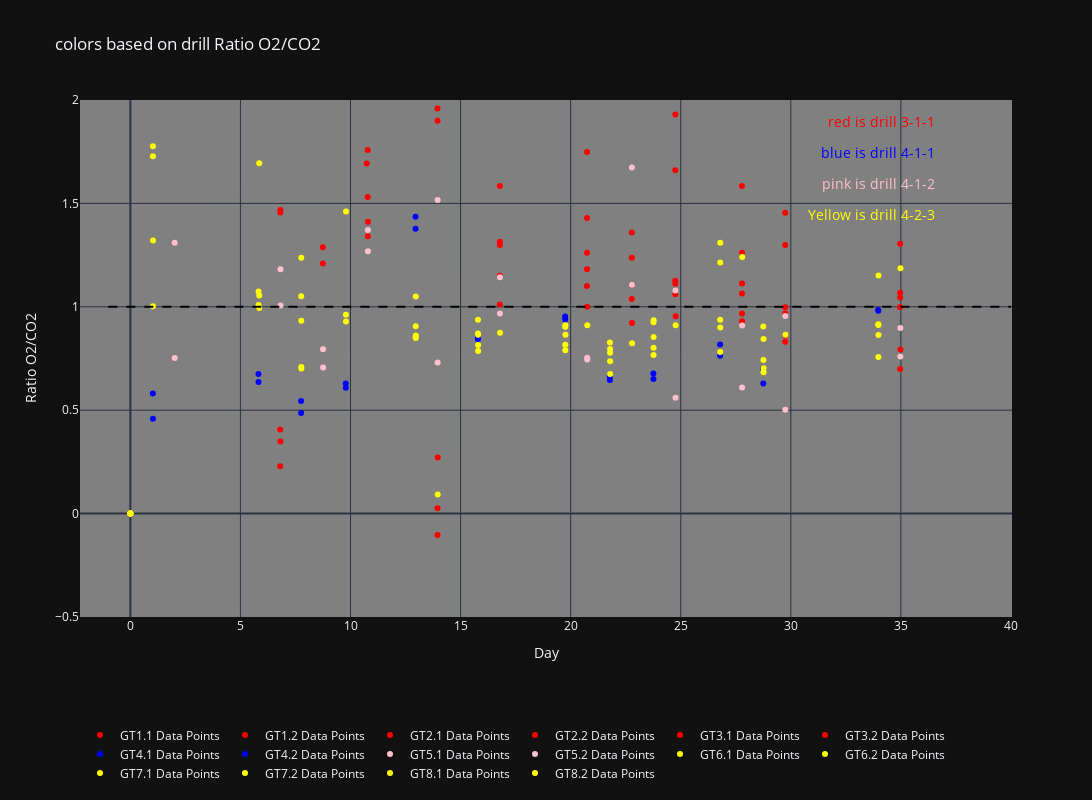

Source (notebook cell):
### Code cell
# sample_list_drilling_3_1_1 = ["GT1.1", "GT1.2", "GT2.1", "GT2.2", "GT3.1", "GT3.2"]
# sample_list_drilling_4_1_1 = ["GT4.1", "GT4.2"]
# sample_list_drilling_4_1_2 = ["GT5.1", "GT5.2"]
# sample_list_drilling_4_2_3 = ["GT6.1", "GT6.2", "GT7.1", "GT7.2", "GT8.1", "GT8.2"]

import plotly.graph_objects as go

# Define the line styles
line_styles = ['solid', 'dash', 'dot', 'dashdot', 'longdash', 'longdashdot', 'dot', 'dash']

# Create the figure
fig = go.Figure()

# Modify the layout with the desired figure size
fig.update_layout(
    width=15*80,  # 80 pixels per unit width
    height=10*80,  # 80 pixels per unit height
)


# Iterate over sample_list_drilling_3_1_1
for i, sheet_name in enumerate(sample_list_drilling_3_1_1):
    df = dict_data_frames[sheet_name]

    # Drop the rows where 'CumulativeColumn' is NaN
    df_dropped = df.dropna(subset=['Ratio O2/CO2'])

    # Add the line trace
    # fig.add_trace(go.Scatter(
    #     x=df_dropped['Day'],
    #     y=df_dropped['Ratio O2/CO2'],
    #     mode='lines',
    #     name=sheet_name,
    #     line=dict(color='red', dash=line_styles[i])
    # ))

    # Add the scatter trace
    fig.add_trace(go.Scatter(
        x=df_dropped['Day'],
        y=df_dropped['Ratio O2/CO2'],
        mode='markers',
        name=f'{sheet_name} Data Points',
        marker=dict(color='red')
    ))

# Iterate over sample_list_drilling_4_1_1
for i, sheet_name in enumerate(sample_list_drilling_4_1_1):
    df = dict_data_frames[sheet_name]

    # Drop the rows where 'CumulativeColumn' is NaN
    df_dropped = df.dropna(subset=['Ratio O2/CO2'])

    # Add the line trace
    # fig.add_trace(go.Scatter(
    #     x=df_dropped['Day'],
    #     y=df_dropped['Ratio O2/CO2'],
    #     mode='lines',
    #     name=sheet_name,
    #     line=dict(color='blue', dash=line_styles[i])
    # ))

    # Add the scatter trace
    fig.add_trace(go.Scatter(
        x=df_dropped['Day'],
        y=df_dropped['Ratio O2/CO2'],
        mode='markers',
        name=f'{sheet_name} Data Points',
        marker=dict(color='blue')
    ))

# Iterate over sample_list_drilling_4_1_2
for i, sheet_name in enumerate(sample_list_drilling_4_1_2):
    df = dict_data_frames[sheet_name]

    # Drop the rows where 'CumulativeColumn' is NaN
    df_dropped = df.dropna(subset=['Ratio O2/CO2'])

    # Add the line trace
    # fig.add_trace(go.Scatter(
    #     x=df_dropped['Day'],
    #     y=df_dropped['Ratio O2/CO2'],
    #     mode='lines',
    #     name=sheet_name,
    #     line=dict(color='pink', dash=line_styles[i])
    # ))

    # Add the scatter trace
    fig.add_trace(go.Scatter(
        x=df_dropped['Day'],
        y=df_dropped['Ratio O2/CO2'],
        mode='markers',
        name=f'{sheet_name} Data Points',
        marker=dict(color='pink')
    ))

# Iterate over sample_list_drilling_4_2_3
for i, sheet_name in enumerate(sample_list_drilling_4_2_3):
    df = dict_data_frames[sheet_name]

    # Drop the rows where 'CumulativeColumn' is NaN
    df_dropped = df.dropna(subset=['Ratio O2/CO2'])

    # Add the line trace
    # fig.add_trace(go.Scatter(
    #     x=df_dropped['Day'],
    #     y=df_dropped['Ratio O2/CO2'],
    #     mode='lines',
    #     name=sheet_name,
    #     line=dict(color='yellow', dash=line_styles[i])
    # ))

    # Add the scatter trace
    fig.add_trace(go.Scatter(
        x=df_dropped['Day'],
        y=df_dropped['Ratio O2/CO2'],
        mode='markers',
        name=f'{sheet_name} Data Points',
        marker=dict(color='yellow')
    ))


# Add legend-like text annotations
fig.add_annotation(
    xref='paper',
    yref='paper',
    x=0.92,
    y=0.98,
    text='red is drill 3-1-1',
    showarrow=False,
    font=dict(size=14, color='red')
)

# Add legend-like text annotations
fig.add_annotation(
    xref='paper',
    yref='paper',
    x=0.92,
    y=0.92,
    text='blue is drill 4-1-1',
    showarrow=False,
    font=dict(size=14, color='blue')
)

# Add legend-like text annotations
fig.add_annotation(
    xref='paper',
    yref='paper',
    x=0.92,
    y=0.86,
    text='pink is drill 4-1-2',
    showarrow=False,
    font=dict(size=14, color='pink')
)

# Add legend-like text annotations
fig.add_annotation(
    xref='paper',
    yref='paper',
    x=0.92,
    y=0.8,
    text='Yellow is drill 4-2-3',
    showarrow=False,
    font=dict(size=14, color='yellow')
)

# Add a trace for y=1 line
fig.add_shape(
    type='line',
    x0=-1,  # Start the line at the minimum x-value
    y0=1,
    x1=40,  # Extend the line to the maximum x-value
    y1=1,
    line=dict(color='black', dash='dash')  # Customize the line color and style
)

# Update the layout
fig.update_layout(
    title='colors based on drill Ratio O2/CO2',
    xaxis=dict(title='Day'),
    yaxis=dict(title='Ratio O2/CO2'),
    showlegend=True,
    legend=dict(
        x=0,
        y=-0.2,
        orientation='h',
        traceorder='normal'
    ),
    plot_bgcolor='grey'  # Set the plot background color to white
)


fig.update_yaxes(range=[-0.5, 2])  # Set y-axis limits


# Show the chart
fig.show()

### Figure 1 — Plotly figure (JSON) as saved in the notebook; plotly's stock layout.template omitted (floating-point values rounded to 4 significant figures)
{"data": [{"marker": {"color": "red"}, "mode": "markers", "name": "GT1.1 Data Points", "x": [0.0, 2.0, 6.818, 8.757, 10.79, 13.96, 16.78, 20.75, 22.79, 24.77, 27.78, 29.76, 34.98], "y": [0.0, 6.808, 0.3484, 3.71, 1.411, 0.2714, 1.011, 0.9999, 0.9222, 0.9543, 0.9676, 0.8614, 0.7935], "type": "scatter"}, {"marker": {"color": "red"}, "mode": "markers", "name": "GT1.2 Data Points", "x": [0.0, 1.99, 6.806, 8.745, 10.78, 13.95, 16.78, 20.74, 22.77, 24.76, 27.78, 29.74, 34.97], "y": [0.0, 22.9, 0.407, 6.11, 1.758, 0.02603, 1.15, 1.101, 1.037, 1.112, 1.113, 0.9673, 1.045], "type": "scatter"}, {"marker": {"color": "red"}, "mode": "markers", "name": "GT2.1 Data Points", "x": [0.0, 1.991, 6.806, 8.744, 10.74, 13.95, 16.78, 20.74, 22.77, 24.75, 27.78, 29.74, 34.97], "y": [0.0, 20.38, 0.2286, 4.731, 1.693, -0.103, 1.299, 1.181, 1.107, 1.126, 1.064, 0.9978, 0.9994], "type": "scatter"}, {"marker": {"color": "red"}, "mode": "markers", "name": "GT2.2 Data Points", "x": [0.0, 1.992, 6.812, 8.744, 10.78, 13.95, 16.78, 20.74, 22.77, 24.75, 27.78, 29.74, 34.96], "y": [0.0, 7.859, 2.384, 5.447, 2.661, 1.959, 2.08, 1.749, 2.185, 1.66, 1.584, 1.454, 1.305], "type": "scatter"}, {"marker": {"color": "red"}, "mode": "markers", "name": "GT3.1 Data Points", "x": [0.0, 2.012, 6.812, 8.745, 10.78, 13.95, 16.78, 20.74, 22.78, 24.75, 27.78, 29.74, 34.97], "y": [0.0, 2.526, 1.456, 1.288, 1.531, 2.082, 1.584, 1.43, 1.359, 1.93, 1.262, 1.299, 1.068], "type": "scatter"}, {"marker": {"color": "red"}, "mode": "markers", "name": "GT3.2 Data Points", "x": [0.0, 2.013, 6.813, 8.747, 10.78, 13.95, 16.78, 20.74, 22.78, 24.76, 27.78, 29.75, 34.97], "y": [0.0, 3.434, 1.468, 1.209, 1.342, 1.9, 1.314, 1.261, 1.238, 1.061, 0.9306, 0.8315, 0.6994], "type": "scatter"}, {"marker": {"color": "blue"}, "mode": "markers", "name": "GT4.1 Data Points", "x": [0.0, 1.022, 5.819, 7.753, 9.785, 12.95, 15.78, 19.75, 21.78, 23.76, 26.78, 28.75, 33.97], "y": [0.0, 0.581, 0.6745, 0.5448, 0.6287, 1.377, 0.8534, 0.9527, 0.6608, 0.6776, 0.8172, 0.7009, 0.9811], "type": "scatter"}, {"marker": {"color": "blue"}, "mode": "markers", "name": "GT4.2 Data Points", "x": [0.0, 1.024, 5.82, 7.754, 9.785, 12.95, 15.79, 19.75, 21.78, 23.76, 26.79, 28.75, 33.97], "y": [0.0, 0.4585, 0.6365, 0.4861, 0.6083, 1.436, 0.8437, 0.9381, 0.646, 0.6513, 0.7633, 0.6294, 0.985], "type": "scatter"}, {"marker": {"color": "pink"}, "mode": "markers", "name": "GT5.1 Data Points", "x": [0.0, 2.013, 6.82, 8.754, 10.79, 13.96, 16.79, 20.75, 22.78, 24.76, 27.79, 29.75, 34.97], "y": [0.0, 1.309, 1.182, 0.7947, 1.371, 0.7309, 0.9675, 0.7535, 1.673, 1.079, 0.6102, 0.9557, 0.8979], "type": "scatter"}, {"marker": {"color": "pink"}, "mode": "markers", "name": "GT5.2 Data Points", "x": [0.0, 2.015, 6.822, 8.756, 10.79, 13.96, 16.79, 20.75, 22.78, 24.76, 27.79, 29.75, 34.97], "y": [0.0, 0.7524, 1.006, 0.706, 1.269, 1.516, 1.143, 0.7456, 1.107, 0.5602, 0.9097, 0.5027, 0.7596], "type": "scatter"}, {"marker": {"color": "yellow"}, "mode": "markers", "name": "GT6.1 Data Points", "x": [0.0, 1.023, 5.824, 7.76, 9.791, 12.96, 15.79, 19.75, 21.78, 23.76, 26.79, 28.75, 33.97], "y": [0.0, 2.98, 1.008, 1.051, 0.9618, 0.855, 0.9372, 0.9037, 0.8272, 0.9255, 0.9375, 0.9042, 0.916], "type": "scatter"}, {"marker": {"color": "yellow"}, "mode": "markers", "name": "GT6.2 Data Points", "x": [0.0, 1.026, 5.825, 7.762, 9.794, 12.96, 15.79, 19.75, 21.79, 23.77, 26.79, 28.76, 33.98], "y": [0.0, 1.728, 1.074, 0.932, 0.9288, 0.906, 0.8712, 0.8166, 0.7782, 0.7668, 0.7817, 0.7428, 0.7567], "type": "scatter"}, {"marker": {"color": "yellow"}, "mode": "markers", "name": "GT7.1 Data Points", "x": [0.0, 2.015, 6.854, 8.763, 10.8, 13.96, 16.79, 20.76, 22.79, 24.77, 27.79, 29.76, 34.98], "y": [0.0, 5.648, 2.11, 2.615, 2.092, 0.09194, 0.8743, 0.9111, 0.8241, 0.911, 1.241, 0.8646, 1.186], "type": "scatter"}, {"marker": {"color": "yellow"}, "mode": "markers", "name": "GT7.2 Data Points", "x": [0.0, 1.026, 5.854, 7.764, 9.795, 12.96, 15.8, 19.76, 21.79, 23.77, 26.79, 28.76, 33.98], "y": [0.0, 1.777, 1.694, 1.237, 1.461, 1.05, 0.8651, 0.7903, 0.7962, 0.802, 0.9002, 0.8439, 0.9121], "type": "scatter"}, {"marker": {"color": "yellow"}, "mode": "markers", "name": "GT8.1 Data Points", "x": [0.0, 1.028, 5.856, 7.765, 12.97, 15.8, 19.76, 21.79, 23.77, 26.8, 28.76, 33.98], "y": [0.0, 1.003, 1.055, 0.702, 0.8617, 0.786, 0.8643, 0.675, 0.8541, 1.309, 0.6834, 0.8637], "type": "scatter"}, {"marker": {"color": "yellow"}, "mode": "markers", "name": "GT8.2 Data Points", "x": [0.0, 1.028, 5.856, 7.765, 12.97, 15.8, 19.76, 21.79, 23.77, 26.8, 28.77, 33.98], "y": [0.0, 1.32, 0.994, 0.7085, 0.8486, 0.8153, 0.9106, 0.7361, 0.9345, 1.215, 0.7027, 1.151], "type": "scatter"}], "layout": {"width": 1200, "height": 800, "annotations": [{"font": {"color": "red", "size": 14}, "showarrow": false, "text": "red is drill 3-1-1", "x": 0.92, "xref": "paper", "y": 0.98, "yref": "paper"}, {"font": {"color": "blue", "size": 14}, "showarrow": false, "text": "blue is drill 4-1-1", "x": 0.92, "xref": "paper", "y": 0.92, "yref": "paper"}, {"font": {"color": "pink", "size": 14}, "showarrow": false, "text": "pink is drill 4-1-2", "x": 0.92, "xref": "paper", "y": 0.86, "yref": "paper"}, {"font": {"color": "yellow", "size": 14}, "showarrow": false, "text": "Yellow is drill 4-2-3", "x": 0.92, "xref": "paper", "y": 0.8, "yref": "paper"}], "shapes": [{"line": {"color": "black", "dash": "dash"}, "type": "line", "x0": -1, "x1": 40, "y0": 1, "y1": 1}], "legend": {"x": 0, "y": -0.2, "orientation": "h", "traceorder": "normal"}, "title": {"text": "colors based on drill Ratio O2/CO2"}, "xaxis": {"title": {"text": "Day"}}, "yaxis": {"title": {"text": "Ratio O2/CO2"}, "range": [-0.5, 2]}, "showlegend": true, "plot_bgcolor": "grey"}}
